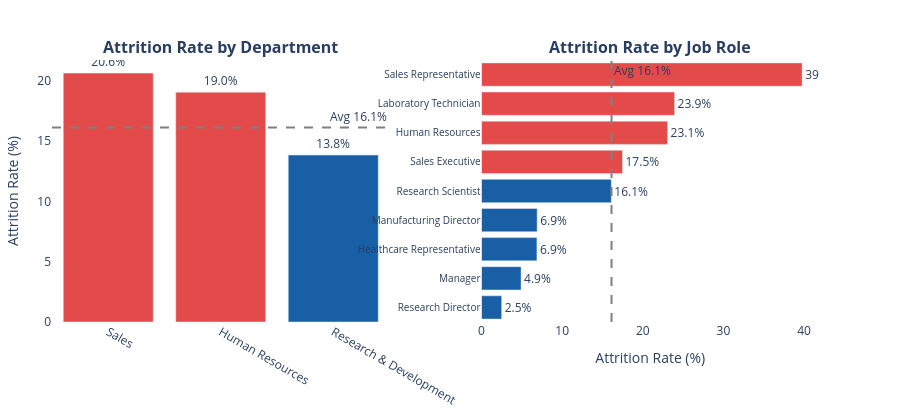

Notebook code cell kept with this figure:
### Code cell
#Dashboard -- Attrition by Department & Job Role

dept_rate = (
    df.groupby("Department")["Attrition"]
      .apply(lambda x: (x == "Yes").mean() * 100)
      .reset_index(name="Attrition Rate (%)")
      .sort_values("Attrition Rate (%)", ascending=False)
)

role_rate = (
    df.groupby("JobRole")["Attrition"]
      .apply(lambda x: (x == "Yes").mean() * 100)
      .reset_index(name="Attrition Rate (%)")
      .sort_values("Attrition Rate (%)", ascending=True)
)

fig = make_subplots(
    rows=1, cols=2,
    subplot_titles=("<b>Attrition Rate by Department</b>",
                    "<b>Attrition Rate by Job Role</b>"),
    horizontal_spacing=0.12
)

# Department bar
fig.add_trace(
    go.Bar(
        x=dept_rate["Department"],
        y=dept_rate["Attrition Rate (%)"],
        marker_color=[CLR["yes"] if v > rate else CLR["blue"]
                      for v in dept_rate["Attrition Rate (%)"]],
        text=[f"{v:.1f}%" for v in dept_rate["Attrition Rate (%)"]],
        textposition="outside",
        showlegend=False,
    ),
    row=1, col=1
)

# Job Role horizontal bar
fig.add_trace(
    go.Bar(
        y=role_rate["JobRole"],
        x=role_rate["Attrition Rate (%)"],
        orientation="h",
        marker_color=[CLR["yes"] if v > rate else CLR["blue"]
                      for v in role_rate["Attrition Rate (%)"]],
        text=[f"{v:.1f}%" for v in role_rate["Attrition Rate (%)"]],
        textposition="outside",
        showlegend=False,
    ),
    row=1, col=2
)

# Overall average reference line
for col in [1, 2]:
    fig.add_hline(y=rate, line_dash="dash", line_color="gray",
                  annotation_text=f"Avg {rate:.1f}%",
                  annotation_position="top right", row=1, col=col) \
        if col == 1 else \
    fig.add_vline(x=rate, line_dash="dash", line_color="gray",
                  annotation_text=f"Avg {rate:.1f}%",
                  annotation_position="top right", row=1, col=col)

fig.update_layout(
    height=420, paper_bgcolor="white", plot_bgcolor="white",
    margin=dict(t=60, b=40, l=20, r=20),
    yaxis2=dict(tickfont=dict(size=10))
)
fig.update_yaxes(title_text="Attrition Rate (%)", row=1, col=1)
fig.update_xaxes(title_text="Attrition Rate (%)", row=1, col=2)

save_html(fig, "week2_02_dept_role_attrition.html")
fig.show()

### Figure 1 — Plotly figure (JSON) as saved in the notebook; plotly's stock layout.template omitted (floating-point values rounded to 4 significant figures)
{"data": [{"marker": {"color": ["#E24B4A", "#E24B4A", "#185FA5"]}, "showlegend": false, "text": ["20.6%", "19.0%", "13.8%"], "textposition": "outside", "type": "bar", "x": ["Sales", "Human Resources", "Research & Development"], "xaxis": "x", "y": [20.63, 19.05, 13.84], "yaxis": "y"}, {"marker": {"color": ["#185FA5", "#185FA5", "#185FA5", "#185FA5", "#185FA5", "#E24B4A", "#E24B4A", "#E24B4A", "#E24B4A"]}, "orientation": "h", "showlegend": false, "text": ["2.5%", "4.9%", "6.9%", "6.9%", "16.1%", "17.5%", "23.1%", "23.9%", "39.8%"], "textposition": "outside", "type": "bar", "x": [2.5, 4.902, 6.87, 6.897, 16.1, 17.48, 23.08, 23.94, 39.76], "xaxis": "x2", "y": ["Research Director", "Manager", "Healthcare Representative", "Manufacturing Director", "Research Scientist", "Sales Executive", "Human Resources", "Laboratory Technician", "Sales Representative"], "yaxis": "y2"}], "layout": {"annotations": [{"font": {"size": 16}, "showarrow": false, "text": "<b>Attrition Rate by Department</b>", "x": 0.22, "xanchor": "center", "xref": "paper", "y": 1, "yanchor": "bottom", "yref": "paper"}, {"font": {"size": 16}, "showarrow": false, "text": "<b>Attrition Rate by Job Role</b>", "x": 0.78, "xanchor": "center", "xref": "paper", "y": 1, "yanchor": "bottom", "yref": "paper"}, {"showarrow": false, "text": "Avg 16.1%", "x": 1, "xanchor": "right", "xref": "x domain", "y": 16.12, "yanchor": "bottom", "yref": "y"}, {"showarrow": false, "text": "Avg 16.1%", "x": 16.12, "xanchor": "left", "xref": "x2", "y": 1, "yanchor": "top", "yref": "y2 domain"}], "height": 420, "margin": {"b": 40, "l": 20, "r": 20, "t": 60}, "paper_bgcolor": "white", "plot_bgcolor": "white", "shapes": [{"line": {"color": "gray", "dash": "dash"}, "type": "line", "x0": 0, "x1": 1, "xref": "x domain", "y0": 16.12, "y1": 16.12, "yref": "y"}, {"line": {"color": "gray", "dash": "dash"}, "type": "line", "x0": 16.12, "x1": 16.12, "xref": "x2", "y0": 0, "y1": 1, "yref": "y2 domain"}], "xaxis": {"anchor": "y", "domain": [0, 0.44]}, "xaxis2": {"anchor": "y2", "domain": [0.56, 1], "title": {"text": "Attrition Rate (%)"}}, "yaxis": {"anchor": "x", "domain": [0, 1], "title": {"text": "Attrition Rate (%)"}}, "yaxis2": {"anchor": "x2", "domain": [0, 1], "tickfont": {"size": 10}}}}
